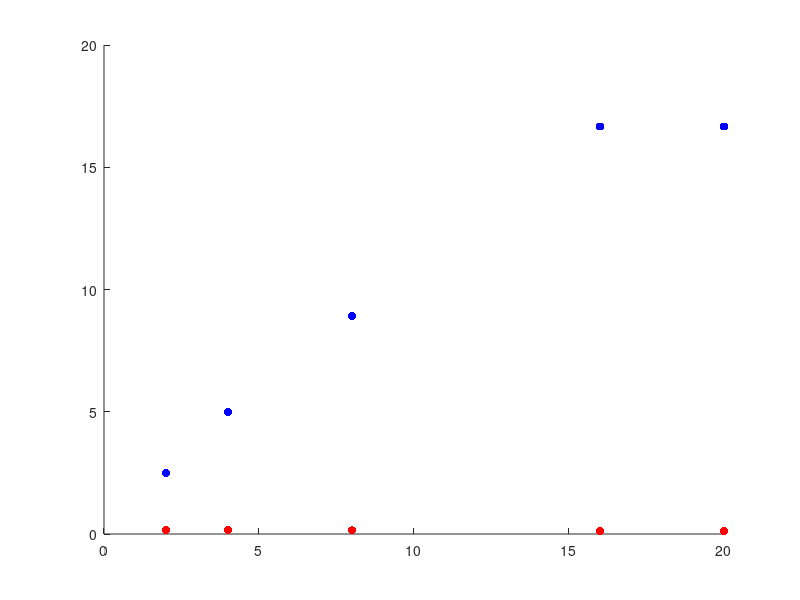

Source code (MATLAB): (Note: this script raises an error after producing the figure.)
%10000000 di iterazioni
serial_time=0.25;
elapsed_time_n1=[1.62, 1.59, 1.68, 1.85, 1.89];
walltimes_n1=[0.1, 0.05, 0.028, 0.015, 0.015];
num_procs=[2, 4, 8, 16, 20];
walltime_speedup_n1=serial_time./walltimes_n1;
elapsed_speedup_n1=serial_time./elapsed_time_n1;
scatter(num_procs, elapsed_speedup_n1, 'r', 'filled')
hold on
scatter(num_procs, walltime_speedup_n1, 'b', 'filled')




ax = gca;
ax.XAxisLocation = 'origin';
ax.YAxisLocation = 'origin';
grid on
title('Strong scaling of MPI pi.c for N=10.000.000')
xlabel('Number of Processors')
ylabel('Speedup')
legend({'Elapsed Time', 'WallTime'}, 'Location','northwest')